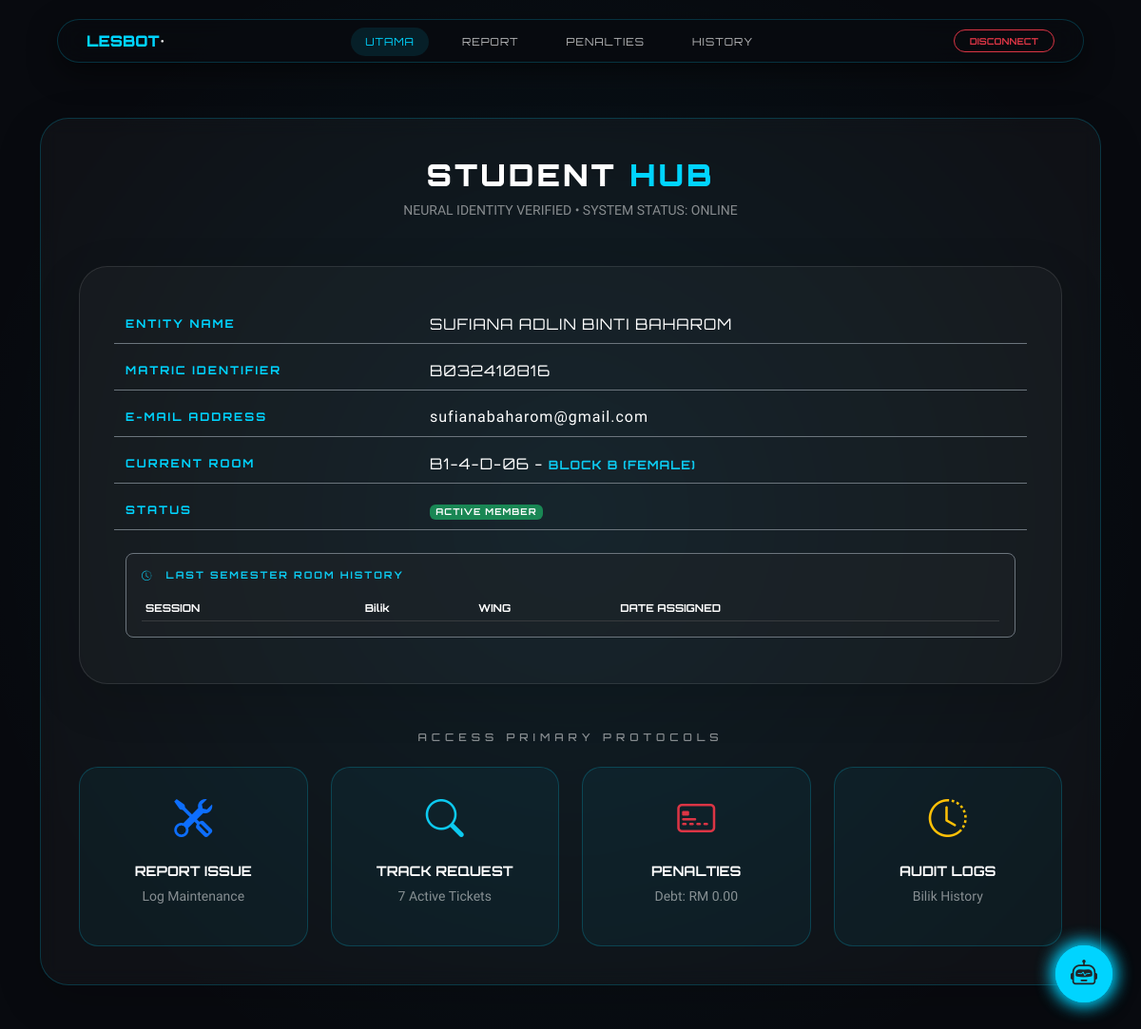
The app's page /student_dashboard.php (signed in) with its own data.
### tables this page shows
CREATE TABLE `users` (
  `my_row_id` bigint UNSIGNED NOT NULL ,
  `user_id` varchar(30) NOT NULL,
  `name` varchar(100) NOT NULL,
  `email` varchar(100) NOT NULL,
  `password` varchar(255) DEFAULT NULL,
  `role` enum('Student','Staff','Admin') NOT NULL,
  `reset_token` varchar(64) DEFAULT NULL,
  `token_expiry` datetime DEFAULT NULL,
  `requires_reset` tinyint(1) DEFAULT '0'
);

CREATE TABLE `student` (
  `my_row_id` bigint UNSIGNED NOT NULL ,
  `matric_number` varchar(30) NOT NULL,
  `room_number` varchar(20) NOT NULL,
  `year_sem` varchar(30) NOT NULL
);

### student_dashboard.php (the view, shortened to what this page needs)
<?php
require_once 'db_config.php';
$id = $_SESSION['std_id'];
try {
    $sql = "SELECT u.name, u.email, s.room_number FROM users u
            JOIN student s ON u.user_id = s.matric_number
            WHERE u.user_id = :id";
    $stmt = $pdo->prepare($sql);
    $stmt->execute(['id' => $id]);
    $student = $stmt->fetch();
    $h_stmt = $pdo->prepare("SELECT * FROM student_room_history WHERE matric_number = ? ORDER BY move_in_date DESC");
    $h_stmt->execute([$id]);
    $room_history = $h_stmt->fetchAll();
    $current_room = (!empty($room_history)) ? $room_history[0]['room_number'] : $student['room_number'];
    $wing = (strpos(strtoupper($current_room), 'A') === 0) ? "Block A (Male)" : "Block B (Female)";
    $p_stmt = $pdo->prepare("SELECT SUM(amount) FROM student_penalties WHERE matric_number = ? AND is_paid = 0");
    $p_stmt->execute([$id]);
    $total_p = $p_stmt->fetchColumn() ?: "0.00";
    $m_stmt = $pdo->prepare("SELECT COUNT(*) FROM maintenance_request WHERE student_id = ? AND status != 'Completed'");
    $m_stmt->execute([$id]);
    $active_tickets = $m_stmt->fetchColumn() ?: "0";
} catch (PDOException $e) {
    die("Neural Link Error: " . $e->getMessage());
}
?>
<!DOCTYPE html>
<html lang="en">
<head>
    <link href="assets/vendor/bootstrap/css/bootstrap.min.css" rel="stylesheet">
    <link href="assets/vendor/bootstrap-icons/bootstrap-icons.css" rel="stylesheet">
</head>
<body>
<nav class="neural-nav">
    <a href="index.php" class="nav-brand">LESBOT<span style="color:#fff">•</span></a>
    <ul class="nav-links-container">
        <li><a href="student_dashboard.php" class="active">UTAMA</a></li>
        <li><a href="maintenance_report.php">REPORT</a></li>
        <li><a href="student_penalties.php">PENALTIES</a></li>
        <li><a href="student_history.php">HISTORY</a></li>
    </ul>
    <a href="logout.php" class="btn btn-sm btn-outline-danger rounded-pill px-3 fw-bold" style="font-family: 'Orbitron'; font-size: 0.6rem;">DISCONNECT</a>
</nav>
<div class="container mt-4 mb-5">
    <div class="system-container shadow-lg">
        <div class="text-center mb-5">
            <h2 style="font-family: 'Orbitron'; font-weight: 900; letter-spacing: 3px;">STUDENT <span style="color: var(--lesbot-cyan);">HUB</span></h2>
            <p class="text-white-50 small">NEURAL IDENTITY VERIFIED • SYSTEM STATUS: ONLINE</p>
        </div>
        <div class="profile-glass shadow-lg">
            <div class="row mb-3 border-bottom border-secondary pb-2 align-items-center">
                <div class="col-sm-4 info-label">ENTITY NAME</div>
                <div class="col-sm-8 data-value"><?= htmlspecialchars($student['name']) ?></div>
            </div>
            <div class="row mb-3 border-bottom border-secondary pb-2 align-items-center">
                <div class="col-sm-4 info-label">MATRIC IDENTIFIER</div>
                <div class="col-sm-8 data-value"><?= htmlspecialchars($id) ?></div>
            </div>
            <div class="row mb-3 border-bottom border-secondary pb-2 align-items-center">
                <div class="col-sm-4 info-label">E-MAIL ADDRESS</div>
                <div class="col-sm-8 data-value text-lowercase" style="font-family: 'Rajdhani';"><?= htmlspecialchars($student['email']) ?></div>
            </div>
            <div class="row mb-3 border-bottom border-secondary pb-2 align-items-center">
                <div class="col-sm-4 info-label">CURRENT ROOM</div>
                <div class="col-sm-8 data-value">
                    <?= htmlspecialchars($current_room) ?> -
                    <span class="text-info fw-bold" style="font-size: 0.8rem;"><?= strtoupper($wing) ?></span>
                </div>
            </div>
            <div class="row mb-4 border-bottom border-secondary pb-2 align-items-center">
                <div class="col-sm-4 info-label">STATUS</div>
                <div class="col-sm-8">
                    <span class="badge bg-success" style="font-family: 'Orbitron'; font-size: 0.6rem; letter-spacing: 1px;">ACTIVE MEMBER</span>
                </div>
            </div>
            <div class="mt-4 p-3 bg-dark bg-opacity-50 rounded-3 border border-secondary">
                <h6 class="info-label text-info mb-3" style="font-size: 0.65rem;">
                    <i class="bi bi-clock-history me-2"></i> LAST SEMESTER ROOM HISTORY
                </h6>
                <div class="table-responsive">
                    <table class="table table-sm table-dark table-hover mb-0" style="font-size: 0.8rem; --bs-table-bg: transparent;">
                        <thead>
                            <tr class="text-muted small" style="font-family: 'Orbitron';">
                                <th>SESSION</th><th>Bilik</th><th>WING</th><th>DATE ASSIGNED</th>
                            </tr>
                        </thead>
                    </table>
                </div>
            </div>
        </div>
        <h6 class="text-uppercase mb-4 text-center" style="letter-spacing: 5px; font-family: 'Orbitron'; font-size: 0.7rem; opacity: 0.5;">Access Primary Protocols</h6>
        <div class="row g-4 justify-content-center text-center">
            <div class="col-md-3">
                <a href="maintenance_report.php" class="menu-box">
                    <i class="bi bi-tools text-primary"></i>
                    <h5>REPORT ISSUE</h5>
                    <p class="small text-white-50 mt-2">Log Maintenance</p>
                </a>
            </div>
            <div class="col-md-3">
                <a href="track_request.php" class="menu-box">
                    <i class="bi bi-search text-info"></i>
                    <h5>TRACK REQUEST</h5>
                    <p class="small text-white-50 mt-2"><?= $active_tickets ?> Active Tickets</p>
                </a>
            </div>
            <div class="col-md-3">
                <a href="student_penalties.php" class="menu-box">
                    <i class="bi bi-credit-card-2-front text-danger"></i>
                    <h5>PENALTIES</h5>
                    <p class="small text-white-50 mt-2">Debt: RM <?= $total_p ?></p>
                </a>
            </div>
            <div class="col-md-3">
                <a href="student_history.php" class="menu-box">
                    <i class="bi bi-clock-history text-warning"></i>
                    <h5>AUDIT LOGS</h5>
                    <p class="small text-white-50 mt-2">Bilik History</p>
                </a>
            </div>
        </div>
    </div>
</div>
<button onclick="toggleLesBot()" style="position: fixed; bottom: 30px; right: 30px; border-radius: 50%; width: 60px; height: 60px; background: var(--lesbot-cyan); border: none; box-shadow: 0 0 20px var(--lesbot-cyan); z-index: 9998;">
</button>
<?php include 'chatbot_component.php'; ?>
</body>
</html>

### student_dashboard.php (style rules this page uses)
:root { --lesbot-cyan: #00d4ff; --obsidian: #080a0f; --glass: rgba(255, 255, 255, 0.03); --glass-border: rgba(0, 212, 255, 0.2); }
body { background-color: var(--obsidian); background-image: radial-gradient(circle at 50% 50%, rgba(0, 212, 255, 0.07) 0%, transparent 80%); color: #FFFFFF; font-family: 'Rajdhani', sans-serif; margin: 0; padding-top: 100px; min-height: 100vh; }
.neural-nav { position: fixed; top: 20px; left: 50%; transform: translateX(-50%); width: 90%; max-width: 1200px; background: rgba(8, 10, 15, 0.8); backdrop-filter: blur(15px); border: 1px solid var(--glass-border); border-radius: 50px; padding: 10px 30px; display: flex; justify-content: space-between; align-items: center; z-index: 1000; box-shadow: 0 10px 30px rgba(0,0,0,0.5); }
.nav-brand { font-family: 'Orbitron'; font-weight: 900; color: var(--lesbot-cyan); text-decoration: none; }
.nav-links-container { display: flex; gap: 20px; list-style: none; margin: 0; padding: 0; }
.nav-links-container a { color: rgba(255, 255, 255, 0.7); text-decoration: none; font-family: 'Orbitron'; font-size: 0.7rem; letter-spacing: 1px; padding: 8px 15px; border-radius: 20px; transition: 0.3s; }
.nav-links-container a:hover, .nav-links-container a.active { color: var(--lesbot-cyan); background: rgba(0, 212, 255, 0.1); }
.system-container { background: var(--glass); border: 1px solid var(--glass-border); border-radius: 30px; padding: 40px; backdrop-filter: blur(10px); }
.profile-glass { background: rgba(255, 255, 255, 0.03); border: 1px solid rgba(255, 255, 255, 0.1); border-radius: 30px; padding: 3rem; margin-bottom: 50px; }
.info-label { font-family: 'Orbitron'; font-size: 0.75rem; color: var(--lesbot-cyan); letter-spacing: 2px; font-weight: 700; }
.data-value { font-family: 'Orbitron'; font-weight: 400; letter-spacing: 1px; color: #FFFFFF; text-transform: uppercase; }
.menu-box { background: rgba(0, 212, 255, 0.05); border: 1px solid var(--glass-border); border-radius: 20px; padding: 25px; transition: 0.3s ease; text-decoration: none; color: white; display: block; height: 100%; }
.menu-box i { font-size: 2.5rem; margin-bottom: 15px; display: block; }
.menu-box h5 { font-family: 'Orbitron'; font-weight: 700; font-size: 0.9rem; }

### records on screen
users: name "SUFIANA ADLIN BINTI BAHAROM", email "sufianabaharom@gmail.com", student.room_number "B1-4-D-06", student.room_number "BLOCK B (FEMALE)"

### other values on screen
$id "B032410816"
$active_tickets "7"
$total_p "0.00"
